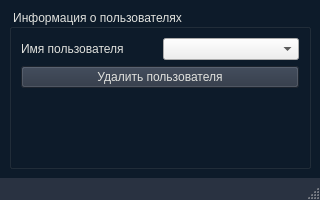
<?xml version="1.0" encoding="UTF-8"?>
<ui version="4.0">
 <class>w_DeleteUsers</class>
 <widget class="QMainWindow" name="w_DeleteUsers">
  <property name="geometry">
   <rect>
    <x>0</x>
    <y>0</y>
    <width>320</width>
    <height>200</height>
   </rect>
  </property>
  <property name="sizePolicy">
   <sizepolicy hsizetype="Fixed" vsizetype="Preferred">
    <horstretch>0</horstretch>
    <verstretch>0</verstretch>
   </sizepolicy>
  </property>
  <property name="minimumSize">
   <size>
    <width>320</width>
    <height>160</height>
   </size>
  </property>
  <property name="maximumSize">
   <size>
    <width>320</width>
    <height>200</height>
   </size>
  </property>
  <property name="windowTitle">
   <string>Удаление пользователей</string>
  </property>
  <property name="windowIcon">
   <iconset>
    <normaloff>:/newPrefix/icons/organization.png</normaloff>:/newPrefix/icons/organization.png</iconset>
  </property>
  <property name="styleSheet">
   <string notr="true">#centralwidget{
background-color:#0D1B2A;
}

.QLabel{
	color:#E0E1DD;
}
.QPushButton{
	background-color:#293241;
	color:#E0E1DD;
}
#statusbar{
background-color:#293241;
}

#menubar{
color:black;
font-weight:bold;
}

.QGroupBox{
	color:#E0E1DD
}

.QPushButton:hover{
	background-color:#1b263b;
}

#statusbar{
	color:#E0E1DD;
}</string>
  </property>
  <widget class="QWidget" name="centralwidget">
   <layout class="QFormLayout" name="formLayout">
    <item row="0" column="0" colspan="2">
     <widget class="QGroupBox" name="groupBox">
      <property name="title">
       <string>Информация о пользователях</string>
      </property>
      <layout class="QVBoxLayout" name="verticalLayout">
       <item>
        <layout class="QHBoxLayout" name="horizontalLayout_2">
         <item>
          <widget class="QLabel" name="lb_Desc">
           <property name="text">
            <string>Имя пользователя</string>
           </property>
          </widget>
         </item>
         <item>
          <widget class="QComboBox" name="cmbx_Users"/>
         </item>
        </layout>
       </item>
       <item>
        <widget class="QPushButton" name="btn_DelUser">
         <property name="text">
          <string>Удалить пользователя</string>
         </property>
        </widget>
       </item>
       <item>
        <spacer name="verticalSpacer">
         <property name="orientation">
          <enum>Qt::Vertical</enum>
         </property>
         <property name="sizeHint" stdset="0">
          <size>
           <width>20</width>
           <height>40</height>
          </size>
         </property>
        </spacer>
       </item>
      </layout>
     </widget>
    </item>
   </layout>
  </widget>
  <widget class="QMenuBar" name="menubar">
   <property name="geometry">
    <rect>
     <x>0</x>
     <y>0</y>
     <width>320</width>
     <height>22</height>
    </rect>
   </property>
  </widget>
  <widget class="QStatusBar" name="statusbar"/>
 </widget>
 <resources>
  <include location="../../../AppData/AppData/AppData/Desktop/qt/icons.qrc"/>
 </resources>
 <connections/>
</ui>
